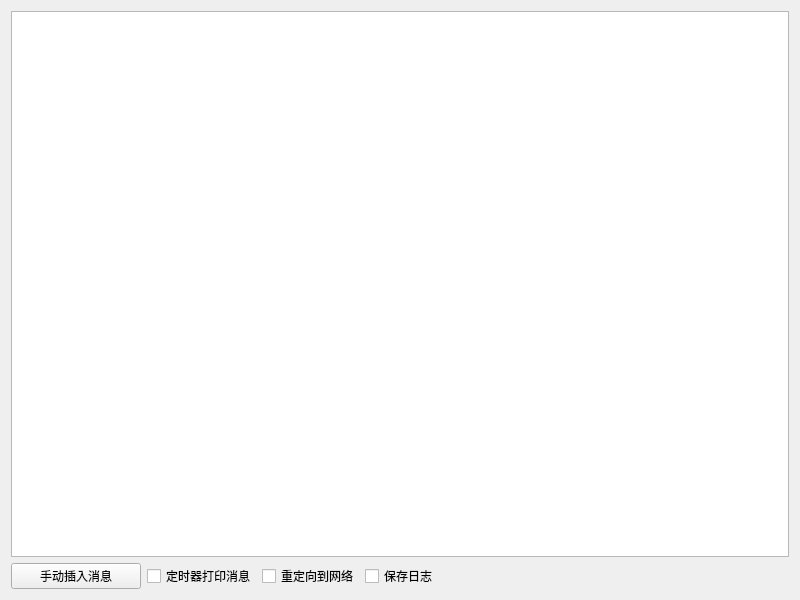
<?xml version="1.0" encoding="UTF-8"?>
<ui version="4.0">
 <class>frmSaveLog</class>
 <widget class="QWidget" name="frmSaveLog">
  <property name="geometry">
   <rect>
    <x>0</x>
    <y>0</y>
    <width>800</width>
    <height>600</height>
   </rect>
  </property>
  <property name="windowTitle">
   <string>Form</string>
  </property>
  <layout class="QVBoxLayout" name="verticalLayout">
   <item>
    <widget class="QTextEdit" name="txtMain"/>
   </item>
   <item>
    <layout class="QHBoxLayout" name="horizontalLayout">
     <item>
      <widget class="QPushButton" name="btnDebug">
       <property name="minimumSize">
        <size>
         <width>130</width>
         <height>0</height>
        </size>
       </property>
       <property name="text">
        <string>手动插入消息</string>
       </property>
      </widget>
     </item>
     <item>
      <widget class="QCheckBox" name="ckTimer">
       <property name="text">
        <string>定时器打印消息</string>
       </property>
      </widget>
     </item>
     <item>
      <widget class="QCheckBox" name="ckNet">
       <property name="text">
        <string>重定向到网络</string>
       </property>
      </widget>
     </item>
     <item>
      <widget class="QCheckBox" name="ckSave">
       <property name="text">
        <string>保存日志</string>
       </property>
      </widget>
     </item>
     <item>
      <spacer name="horizontalSpacer">
       <property name="orientation">
        <enum>Qt::Horizontal</enum>
       </property>
       <property name="sizeHint" stdset="0">
        <size>
         <width>40</width>
         <height>20</height>
        </size>
       </property>
      </spacer>
     </item>
    </layout>
   </item>
  </layout>
 </widget>
 <resources/>
 <connections/>
</ui>
